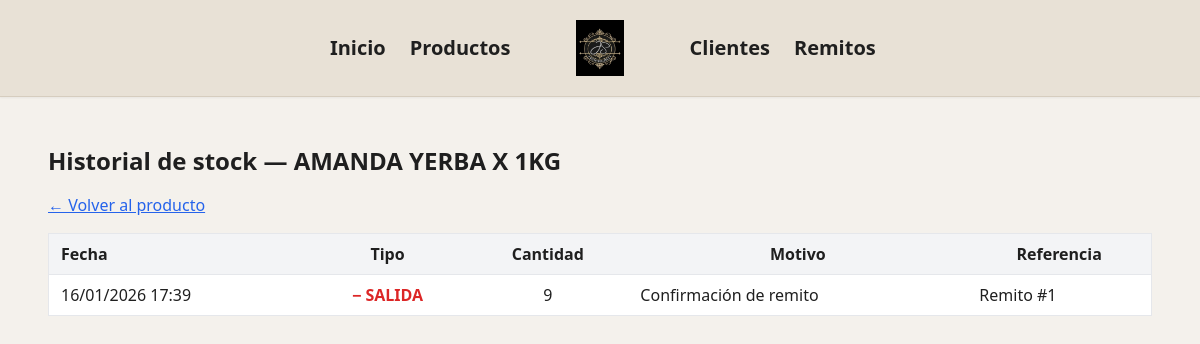
The app's page /movimiento_stock/producto/1 with its own data.
### jsdistribucionesapp/productos/models.py (models this page shows)
class Producto(db.Model):
    __tablename__ = 'productos'
    pid = db.Column(db.Integer, primary_key=True)
    nombre = db.Column(db.String, nullable=True)
    precio = db.Column(db.Float, nullable=False)
    stock = db.Column(db.Integer, default=0)
    departamento = db.Column(db.String)
    activo = db.Column(db.Boolean, default=True)

### jsdistribucionesapp/movimiento_stock/models.py (models this page shows)
class MovimientoStock(db.Model):
    __tablename__ = 'movimientos_stock'
    id = db.Column(db.Integer, primary_key=True)
    producto_id = db.Column(
        db.Integer,
        db.ForeignKey('productos.pid'),
        nullable=False
    )
    cantidad = db.Column(db.Integer, nullable=False)
    tipo = db.Column(
        db.String(10),
        nullable=False
    )
    stock_anterior = db.Column(db.Integer, nullable=False)
    stock_nuevo = db.Column(db.Integer, nullable=False)
    motivo = db.Column(db.String(100), nullable=False)
    referencia = db.Column(db.String(100))
    fecha = db.Column(
        db.DateTime,
        default=lambda: datetime.now(timezone.utc),
        nullable=False
    )
    producto = db.relationship('Producto', backref='movimientos_stock')

### jsdistribucionesapp/movimiento_stock/routes.py (the view)
@movimiento_stock.route('/producto/<int:producto_id>')
def historial_producto(producto_id):
    producto = Producto.query.get_or_404(producto_id)
    movimientos = (
        MovimientoStock.query
        .filter_by(producto_id=producto_id)
        .order_by(MovimientoStock.fecha.desc())
        .all()
    )
    return render_template(
        'movimiento_stock/historial.html',
        producto=producto,
        movimientos=movimientos
    )

### jsdistribucionesapp/movimiento_stock/templates/movimiento_stock/historial.html
{% extends 'base.html' %}
{% block content %}
<h1 class="text-2xl font-bold mb-4">
    Historial de stock — {{ producto.nombre }}
</h1>
<a href="{{ url_for('productos.editar', id=producto.pid) }}"
   class="text-blue-600 underline mb-4 inline-block">
    ← Volver al producto
</a>
<table class="min-w-full bg-white border">
    <thead class="bg-gray-100">
        <tr>
            <th class="px-3 py-2 text-left">Fecha</th>
            <th class="px-3 py-2">Tipo</th>
            <th class="px-3 py-2">Cantidad</th>
            <th class="px-3 py-2">Motivo</th>
            <th class="px-3 py-2">Referencia</th>
        </tr>
    </thead>
    <tbody>
        {% for mov in movimientos %}
        <tr class="border-t">
            <td class="px-3 py-2">
                {{ mov.fecha.strftime('%d/%m/%Y %H:%M') }}
            </td>
            <td class="px-3 py-2 text-center">
                {% if mov.tipo == 'SALIDA' %}
                    <span class="text-red-600 font-semibold">− SALIDA</span>
                {% else %}
                    <span class="text-green-600 font-semibold">+ ENTRADA</span>
                {% endif %}
            </td>
            <td class="px-3 py-2 text-center">
                {{ mov.cantidad }}
            </td>
            <td class="px-3 py-2">
                {{ mov.motivo }}
            </td>
            <td class="px-3 py-2">
                {{ mov.referencia or '-' }}
            </td>
        </tr>
        {% else %}
        <tr>
            <td colspan="5" class="text-center py-4 text-gray-500">
                No hay movimientos registrados
            </td>
        </tr>
        {% endfor %}
    </tbody>
</table>
{% endblock %}

### records on screen
Producto: nombre "AMANDA YERBA X 1KG"
MovimientoStock: fecha "16/01/2026 17:39", tipo "− SALIDA", cantidad "9", motivo "Confirmación de remito", referencia "Remito #1"
